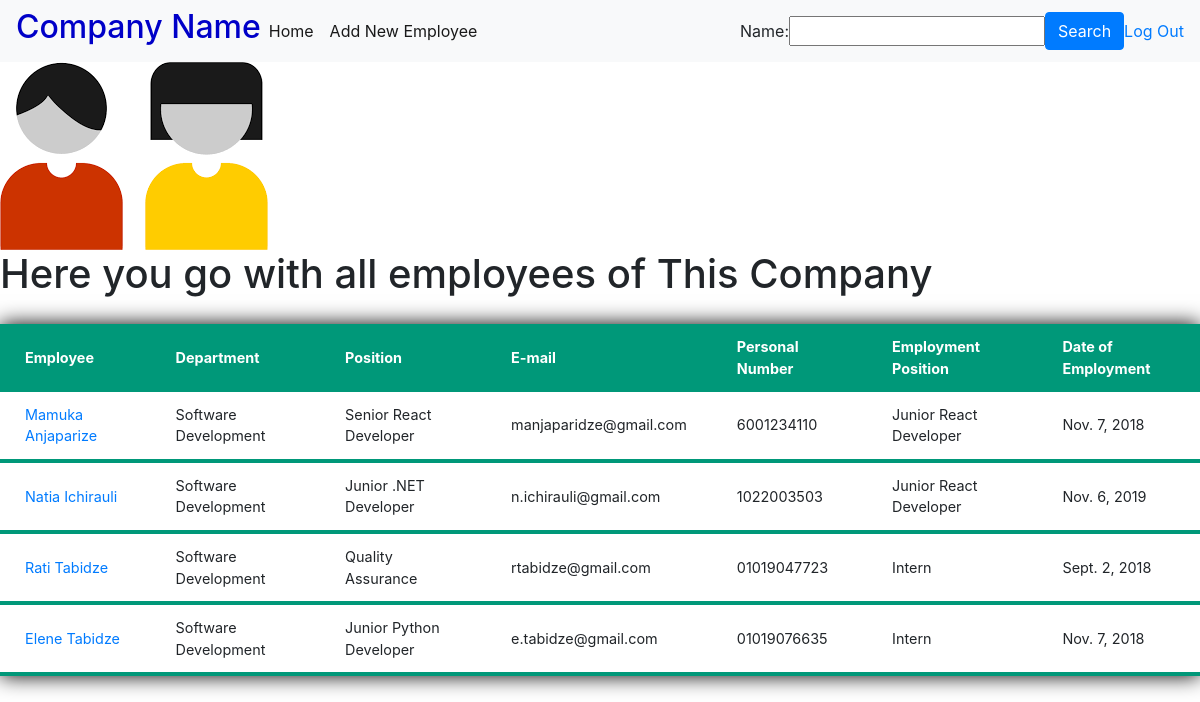
/employees/, run on the app's committed database.
### employees/models.py (models this page shows, shortened)
class Employee(models.Model):
    name = models.CharField(max_length=40)
    date_of_employment = models.DateField("Employment Date")
    department = models.CharField(max_length=40)
    position = models.CharField(max_length=40)
    salary = models.IntegerField()
    working_history = models.CharField(max_length=5000)
    employment_position = models.CharField(max_length=40)
    day_offs = models.IntegerField()
    personal_number = models.CharField(max_length=11)
    email = models.CharField(max_length=40)
    mobile_number = models.CharField(max_length=13)
    image = models.ImageField(upload_to="profile_image", blank=True)
    pension_fund = models.BooleanField(default=True)

### employees/views.py (the view)
# urls.py: path('', views.index),
def index(request):
    employees = Employee.objects.all()
    for employee in employees:
        employee.salary *= 0.8
    myFilter = EmployeeFilter(request.GET, queryset=employees)
    employees = myFilter.qs
    context = {
        'myFilter': myFilter,
        'employees': employees
    }
    return render(request, 'index.html', context)

### employees/templates/index.html (shortened to what this page needs)
{% extends 'base.html' %}
{% load static %}
{% block content %}
    <h1>Here you go with all employees of This Company</h1>
    <link rel="stylesheet" type="text/css" href="{% static 'css/style.css' %}">
    <body>
        <table class="content-table">
            <thead>
                <tr>
                    <th>Employee</th>
                    <th>Department</th>
                    <th>Position</th>
                    <th>E-mail</th>
                    <th>Personal Number</th>
                    <th>Employment Position</th>
                    <th>Date of Employment</th>
                </tr>
            </thead>
            {% for employee in employees %}
            <tbody>
                <tr>
                    <td> <a href="{% url 'employee' employee_id=employee.id %}"> {{ employee.name }} </td>
                    <td>{{ employee.department }}</td>
                    <td>{{ employee.position }}</td>
                    <td>{{ employee.email }}</td>
                    <td>{{ employee.personal_number }}</td>
                    <td>{{ employee.employment_position }}</td>
                    <td>{{ employee.date_of_employment }} </a> </td>
                </tr>
            </tbody>
            {% endfor %}
         </table>
    </body>
{% endblock %}

### templates/base.html (shortened to what this page needs)
<!doctype html>
<html lang="en">
<head>
    <link rel="stylesheet" href="https://stackpath.bootstrapcdn.com/bootstrap/4.4.1/css/bootstrap.min.css"
>
    {% load static  %}
    <link rel="stylesheet" href="{% static 'css/style.css' %}" type="text/css" >
</head>
<body>
<nav class="navbar navbar-expand-lg navbar-light bg-light">
    <h2><span> Company Name </span></h2>
    <div class="collapse navbar-collapse" id="navbarSupportedContent">
        <ul class="navbar-nav mr-auto">
            <li class="nav-item active">
                <a class="nav-link" href="/employees">Home <span class="sr-only">(current)</span></a>
            </li>
            <li class="nav-item active">
                <a class="nav-link" href="/employees/new_employee"> Add New Employee <span class="sr-only">(current)</span></a>
            </li>
        </ul>
        <form class="form-inline my-2 my-lg-0" method="get">
                {{ myFilter.form }}
            <button class="btn btn-primary my-2 my-sm-0" type="submit"> Search </button>
        </form>
    </div>
        <a href="{% url 'logout' %}"> Log Out </a>
</nav>
<img src="{% static 'images/employees.png' %}">
{% block content %}
{% endblock %}
</body>
</html>

### static/css/style.css (style rules this page uses)
h2 { color: rgb(0,0,200); }
.content-table { border-collapse: collapse; margin: 25px 0; font-size: 0.9em; min-width: 500px;a border-radius: 5px 5px 0 0; overflow: hidden; box-shadow: 0 0 20px rgba(0, 0, 0, 15); }
.content-table thead tr { background-color: #009879; color: #ffffff; text-align: left; font-weight: bold }
.content-table th, .content-table td { padding: 12px 25px; }
.content-table tbody tr { border-bottom: 2px solid #dddddd; }
.content-table tbody tr:last-of-type { border-bottom: 4px solid #009879; }

### employees/templates/index.html (style rules this page uses)
.content-table { border-collapse: collapse; margin: 26px 0; font-size: 0.9em; min-width: 500px;a border-radius: 5px 5px 0 0; overflow: hidden; box-shadow: 0 0 20px rgba(0, 0, 0, 15); }
.content-table thead tr { background-color: #009879; color: #ffffff; text-align: left; font-weight: bold }
.content-table th, .content-table td { padding: 12px 25px; }
.content-table tbody tr { border-bottom: 2px solid #dddddd; }
.content-table tbody tr:last-of-type { border-bottom: 4px solid #009879; }

### data on the page
Employee: name "Mamuka Anjaparize", department "Software Development", position "Senior React Developer", email "manjaparidze@gmail.com", personal_number "6001234110", employment_position "Junior React Developer", date_of_employment "Nov. 7, 2018"
Employee: name "Natia Ichirauli", department "Software Development", position "Junior .NET Developer", email "n.ichirauli@gmail.com", personal_number "1022003503", employment_position "Junior React Developer", date_of_employment "Nov. 6, 2019"
Employee: name "Rati Tabidze", department "Software Development", position "Quality Assurance", email "rtabidze@gmail.com", personal_number "01019047723", employment_position "Intern", date_of_employment "Sept. 2, 2018"
Employee: name "Elene Tabidze", department "Software Development", position "Junior Python Developer", email "e.tabidze@gmail.com", personal_number "01019076635", employment_position "Intern", date_of_employment "Nov. 7, 2018"
